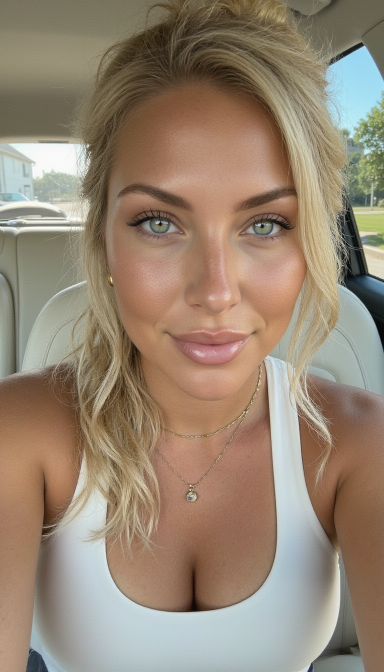
#> input picture personas/sierra-frost/calendar/2026-05-11/02-tuesday-sierra_apologist/visual.png, 768 x 1344 px (shown at 1/2 size)
$ python -i select_and_prepare.py   (imports and definitions only)
#> lines starting #> are read from the running program, lines starting #| are printed output that depends on the picture
"""Curate reference images and write captions for a Sierra LoRA training run.

Usage:
    python -m tools.lora.select_and_prepare \\
        --persona sierra-frost \\
        --trigger SIERRA_FROST_V1 \\
        --output tools/lora/training_set

This walks `personas/<persona>/content-queue/*.png`, lets you (interactively
or via --auto) include/exclude each, center-crops to 1024x1024, generates
a caption from the matching prompt in the generation log (best-effort
parser), and writes the pair as `<n>.png + <n>.txt` to the output dir.
The result is a directory ready to zip and upload to Replicate.

We keep this lightweight (stdlib + Pillow only). Pillow is added to
tools/lora/requirements.txt.
"""

from __future__ import annotations

import argparse
import pathlib
import re
import sys
from typing import Iterable

REPO_ROOT = pathlib.Path(__file__).resolve().parents[2]


def _content_queue(persona: str) -> pathlib.Path:
    return REPO_ROOT / "personas" / persona / "content-queue"


def _generation_log(persona: str) -> pathlib.Path:
    return REPO_ROOT / "personas" / persona / "generation-log.md"


_PROMPT_BLOCK_RE = re.compile(
    r"### (P\d+)[^\n]*\n(?:.*?\n)*?- pose:\s*([^\n]+)",
    re.MULTILINE,
)


# [24 lines left out: functions parse_log_poses, caption_for, not called in this run]


def center_crop_square(src: pathlib.Path, dst: pathlib.Path, size: int = 1024) -> None:
#> called with dst = 'out.png', size = 1024
    from PIL import Image  # local import so the rest of the module still imports

    im = Image.open(src)
#> im is the input picture: PIL image 768x1344 RGB; mean R, G, B 150.4, 133.3, 114.6
    w, h = im.size
#> w = 768; h = 1344
    side = min(w, h)
#> side = 768
    left = (w - side) // 2
#> left = 0
    top = (h - side) // 2
#> top = 288
    im = im.crop((left, top, left + side, top + side)).resize((size, size), Image.LANCZOS)
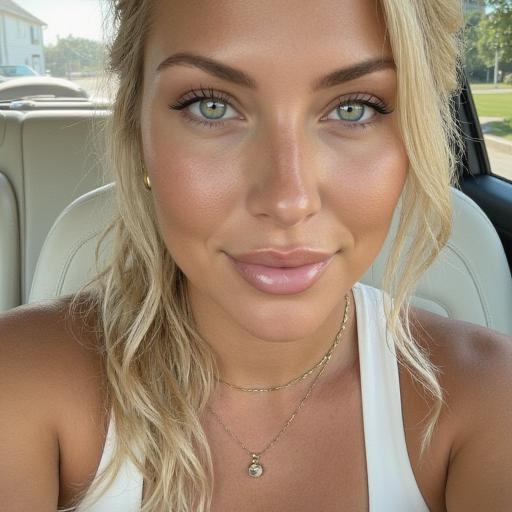
#> im: PIL image 1024x1024 RGB (shown at 1/2 size); mean R, G, B 158.5, 135.1, 113.5
    im.convert("RGB").save(dst, format="PNG", optimize=True)


# [60 lines left out: functions iter_candidates, main, not called in this run]


# [2 lines not run here, left out]

>>> result = center_crop_square('../../personas/sierra-frost/calendar/2026-05-11/02-tuesday-sierra_apologist/visual.png', 'out.png')

$ run again, on personas/sierra-frost/content-units/2026-05-07_sierra_apologist_ep01_decenter/repurpose/quote_card.png
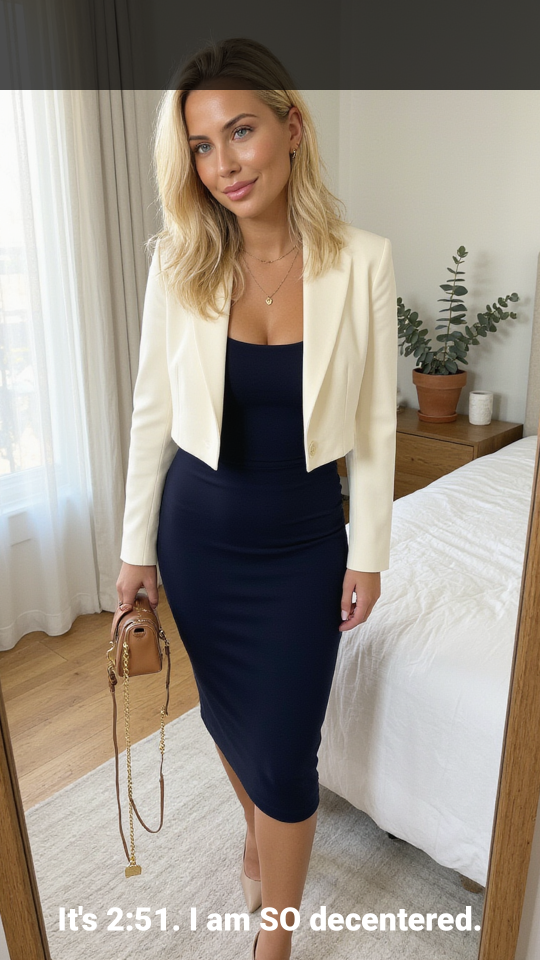
#> input picture personas/sierra-frost/content-units/2026-05-07_sierra_apologist_ep01_decenter/repurpose/quote_card.png, 1080 x 1920 px (shown at 1/2 size)
#> in center_crop_square, im is the input picture: PIL image 1080x1920 RGB; mean R, G, B 152.6, 143.5, 132.7
#> in center_crop_square, `im = im.crop((left, top, left + side, top + side)).resize((size, size)..`:
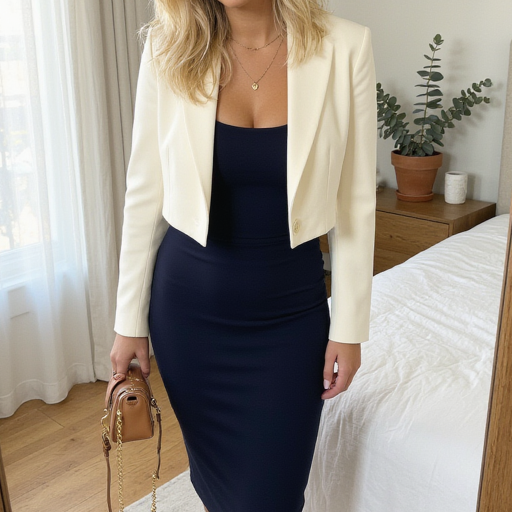
#> im: PIL image 1024x1024 RGB (shown at 1/2 size); mean R, G, B 154.9, 146.8, 136.9

$ run again, on personas/sierra-frost/content-units/2026-05-07_sierra_reads_ep01_decenter/visual.png
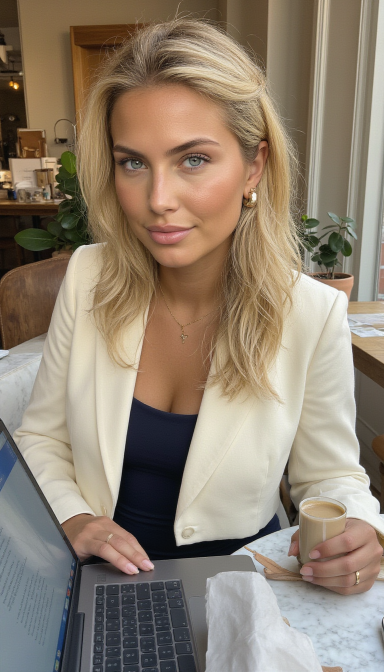
#> input picture personas/sierra-frost/content-units/2026-05-07_sierra_reads_ep01_decenter/visual.png, 768 x 1344 px (shown at 1/2 size)
#> in center_crop_square, im is the input picture: PIL image 768x1344 RGB; mean R, G, B 143.9, 129.8, 113.2
#> in center_crop_square, `im = im.crop((left, top, left + side, top + side)).resize((size, size)..`:
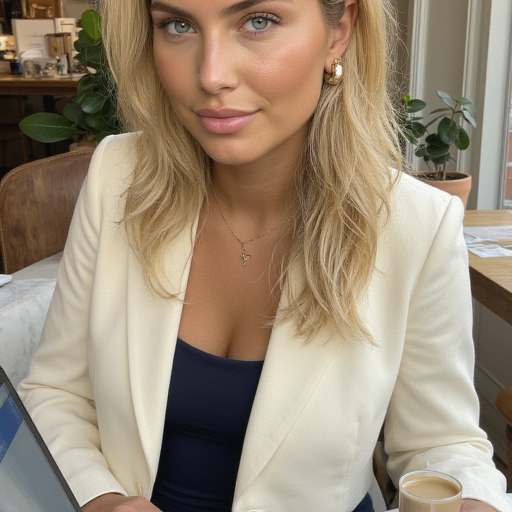
#> im: PIL image 1024x1024 RGB (shown at 1/2 size); mean R, G, B 154, 138.1, 118.1
